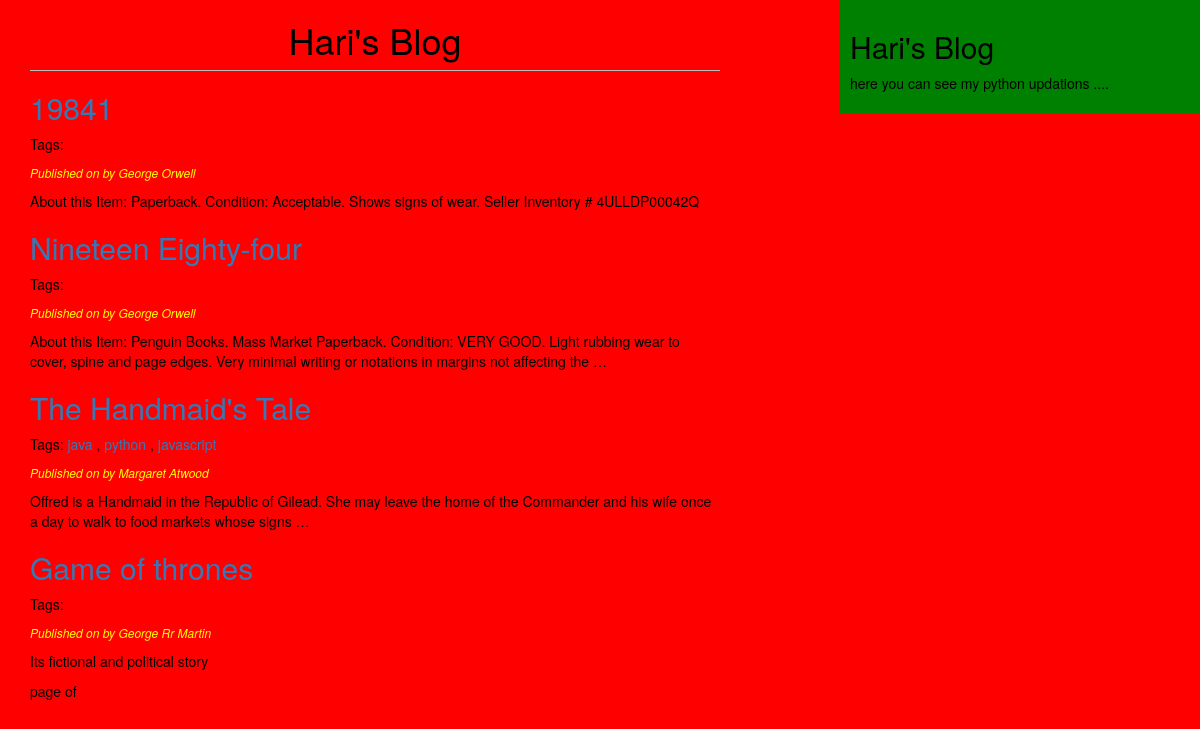
The page / on the database its author committed.
### Blog/models.py (models this page shows, shortened)
class Post(models.Model):
    STATUS_CHOICES = (('draft', 'Draft'), ('published', 'Published'))
    title = models.CharField(max_length=264)
    slug = models.SlugField(max_length=264, unique_for_date='publish')
    author = models.CharField(max_length=264)
    body = models.TextField()
    publish = models.DateTimeField(default=timezone.now)
    created = models.DateTimeField(auto_now_add=True)
    updated = models.DateTimeField(auto_now=True)
    status = models.CharField(
        max_length=264, choices=STATUS_CHOICES, default='draft')
    objects = CustomManeger()
    tags = TaggableManager()
    class Meta:
        ordering = ('-publish',)
    def get_absolute_url(self):
        return reverse('post_detail', args=[self.publish.year,
                                            self.publish.strftime('%m'), self.publish.strftime('%d'), self.slug])

### Blog/views.py (the view)
# urls.py: url(r'^$', views.post_list_view),
def post_list_view(request, tag_slug=None):
    post_list = Post.objects.all()
    tag = None
    if tag_slug:
        tag = get_object_or_404(Tag, slug=tag_slug)
        post_list = post_list.filter(tags__in=[tag])
    paginator = Paginator(post_list, 4)
    page_number = request.GET.get('page')
    try:
        post_list = paginator.page(page_number)
    except PageNotAnInteger:
        post_list = paginator.page(1)
    except EmptyPage:
        post_list = paginator.page(paginator.num_pages)
    return render(request, 'Blog/post_list.html', {'post_list': post_list, 'tag': tag})

### Blog/templates/Blog/post_list.html (shortened to what this page needs)
{% extends 'Blog/base.html'%}
{%block content %}
<h1>Hari's Blog</h1>
{%for post in post_list%}
<h2><a href="{{post.get_absolute_url}}">{{post.title}}</a></h2>
<p>Tags:
    {%for tag in post.tags.all %}
    <a href="{%url 'post_list_by_tag_name' tag.slug %}">{{tag.name}}</a>
    {%if not forloop.last%}, {%endif%}
    {%endfor%}
</p>
<p id="date">Published on {{post.publis}} by {{post.author|title}}</p>
{{post.body|truncatewords:30|linebreaks}}
{%endfor%}
{% include 'Blog/pagination.html' with page=page_obj%}
{%endblock content%}

### Blog/templates/Blog/base.html (shortened to what this page needs)
{% load static %}
<!DOCTYPE html>
<html lang="en">
<head>
    <link rel="stylesheet" href="https://maxcdn.bootstrapcdn.com/bootstrap/3.3.7
/css/bootstrap.min.css" integrity="sha384-
BVYiiSIFeK1dGmJRAkycuHAHRg32OmUcww7on3RYdg4Va+PmSTsz/K68vbdEjh4u">
    <link rel="stylesheet" href="{% static 'css/blog.css' %}">
</head>
<body>
    <div class="content">
        {% block content %}
        {%endblock content %}
    </div>
    <div class="sidebar">
        <h2>Hari's Blog</h2>
        <p>here you can see my python updations ....</p>
    </div>
</body>
</html>

### Blog/templates/Blog/pagination.html (shortened to what this page needs)
<div class="paginator">
    <span class='current'>
        page {{page.number}} of {{page.paginator.num_pages}}
    </span>
</div>

### static/css/blog.css (style rules this page uses)
.content { float:left; width: 60%; padding:0 0 0 30px; }
.sidebar { float:right; width:30%; padding:10px; background: green; height: 100%; }
h1 { text-align: center; border-bottom: 1px solid #bbb; padding: 0 0 10px 0; }
#date { color:yellow; font-size:12px; font-style: italic; }
body { background: red; color:black; }

### rows shown on the page
Post: title "19841", author "George Orwell", body "About this Item: Paperback. Condition: Acceptable. Shows signs of wear. Seller Inventory # 4ULLDP00042Q"
Post: title "Nineteen Eighty-four", author "George Orwell", body "About this Item: Penguin Books. Mass Market Paperback. Condition: VERY GOOD. Light rubbing wear to cover, spine and page edges. Very minimal writing or notations in margins not affecting the …"
Post: title "The Handmaid's Tale", author "Margaret Atwood", body "Offred is a Handmaid in the Republic of Gilead. She may leave the home of the Commander and his wife once a day to walk to food markets whose signs …"
Tag: name "java"
Tag: name "python"
Tag: name "javascript"
Post: title "Game of thrones", author "George Rr Martin", body "Its fictional and political story"
